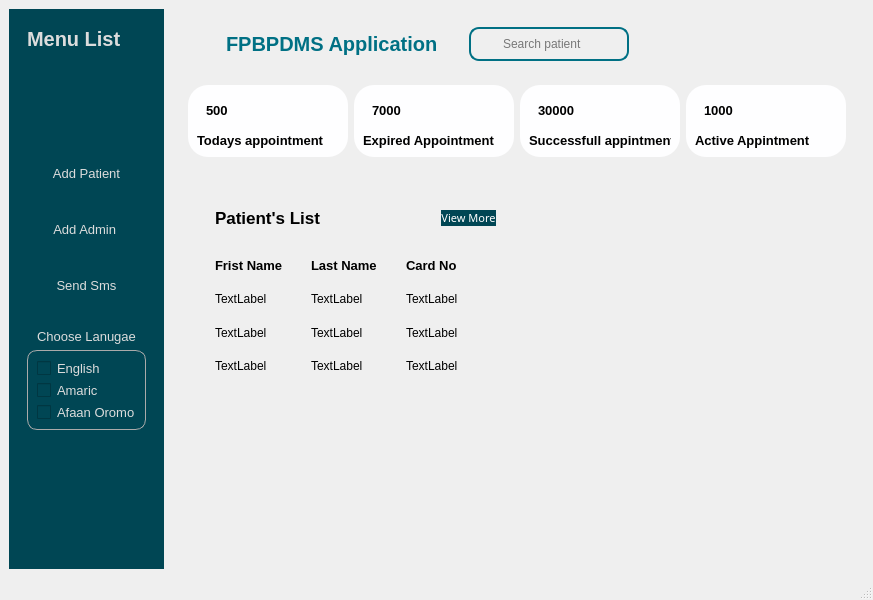
<?xml version="1.0" encoding="UTF-8"?>
<ui version="4.0">
 <class>MainWindow</class>
 <widget class="QMainWindow" name="MainWindow">
  <property name="geometry">
   <rect>
    <x>0</x>
    <y>0</y>
    <width>851</width>
    <height>600</height>
   </rect>
  </property>
  <property name="windowTitle">
   <string>MainWindow</string>
  </property>
  <widget class="QWidget" name="centralwidget">
   <property name="styleSheet">
    <string notr="true">*{
color:#000;
border:none;
}
#menubutton{
color:#007084;
}

#searchframe{
border-radius:10px;
border:2px solid #007084;
Layout-Alignment:top;

}
#header{
color: #007084;
}

#card1, #card2, #card3,#card4{
background-color:#fefeff;
border-radius:20px
}</string>
   </property>
   <layout class="QHBoxLayout" name="horizontalLayout">
    <item>
     <widget class="QWidget" name="leftmenu" native="true">
      <property name="styleSheet">
       <string notr="true">QWidget{
	background-color: rgb(0, 70, 84);
color: rgb(220, 220, 220);
}</string>
      </property>
      <layout class="QVBoxLayout" name="verticalLayout_7">
       <item alignment="Qt::AlignTop">
        <widget class="QFrame" name="frame_8">
         <property name="frameShape">
          <enum>QFrame::StyledPanel</enum>
         </property>
         <property name="frameShadow">
          <enum>QFrame::Raised</enum>
         </property>
         <layout class="QVBoxLayout" name="verticalLayout_11">
          <item>
           <widget class="QLabel" name="label_27">
            <property name="font">
             <font>
              <pointsize>15</pointsize>
              <weight>75</weight>
              <bold>true</bold>
             </font>
            </property>
            <property name="text">
             <string>Menu List</string>
            </property>
           </widget>
          </item>
         </layout>
        </widget>
       </item>
       <item>
        <widget class="QFrame" name="frame_9">
         <property name="minimumSize">
          <size>
           <width>0</width>
           <height>300</height>
          </size>
         </property>
         <property name="styleSheet">
          <string notr="true">frame_10{
border:2px solid #fff;}
</string>
         </property>
         <property name="frameShape">
          <enum>QFrame::StyledPanel</enum>
         </property>
         <property name="frameShadow">
          <enum>QFrame::Raised</enum>
         </property>
         <layout class="QVBoxLayout" name="verticalLayout_10">
          <item>
           <widget class="QPushButton" name="pushButton_2">
            <property name="minimumSize">
             <size>
              <width>0</width>
              <height>50</height>
             </size>
            </property>
            <property name="font">
             <font>
              <pointsize>10</pointsize>
              <weight>50</weight>
              <bold>false</bold>
             </font>
            </property>
            <property name="text">
             <string>Add Patient</string>
            </property>
            <property name="icon">
             <iconset resource="image/icons/icons.qrc">
              <normaloff>:/icons/user-plus.svg</normaloff>:/icons/user-plus.svg</iconset>
            </property>
            <property name="iconSize">
             <size>
              <width>20</width>
              <height>20</height>
             </size>
            </property>
           </widget>
          </item>
          <item>
           <widget class="QPushButton" name="pushButton_3">
            <property name="minimumSize">
             <size>
              <width>0</width>
              <height>50</height>
             </size>
            </property>
            <property name="font">
             <font>
              <pointsize>10</pointsize>
              <weight>50</weight>
              <bold>false</bold>
             </font>
            </property>
            <property name="text">
             <string>Add Admin </string>
            </property>
            <property name="icon">
             <iconset resource="image/icons/icons.qrc">
              <normaloff>:/icons/user-plus.svg</normaloff>:/icons/user-plus.svg</iconset>
            </property>
            <property name="iconSize">
             <size>
              <width>20</width>
              <height>20</height>
             </size>
            </property>
           </widget>
          </item>
          <item>
           <widget class="QPushButton" name="pushButton_4">
            <property name="minimumSize">
             <size>
              <width>0</width>
              <height>50</height>
             </size>
            </property>
            <property name="font">
             <font>
              <pointsize>10</pointsize>
              <weight>50</weight>
              <bold>false</bold>
             </font>
            </property>
            <property name="text">
             <string>Send Sms</string>
            </property>
            <property name="icon">
             <iconset resource="image/icons/icons.qrc">
              <normaloff>:/icons/message-circle.svg</normaloff>:/icons/message-circle.svg</iconset>
            </property>
            <property name="iconSize">
             <size>
              <width>24</width>
              <height>24</height>
             </size>
            </property>
           </widget>
          </item>
          <item alignment="Qt::AlignHCenter|Qt::AlignBottom">
           <widget class="QLabel" name="label_28">
            <property name="font">
             <font>
              <pointsize>10</pointsize>
             </font>
            </property>
            <property name="text">
             <string>Choose Lanugae</string>
            </property>
           </widget>
          </item>
          <item>
           <widget class="QFrame" name="languageframe">
            <property name="styleSheet">
             <string notr="true">QFrame{
border:1px solid #aaa;
border-radius:10px;
}</string>
            </property>
            <property name="frameShape">
             <enum>QFrame::StyledPanel</enum>
            </property>
            <property name="frameShadow">
             <enum>QFrame::Raised</enum>
            </property>
            <layout class="QVBoxLayout" name="verticalLayout_9">
             <item>
              <widget class="QCheckBox" name="englishch">
               <property name="font">
                <font>
                 <pointsize>10</pointsize>
                </font>
               </property>
               <property name="text">
                <string>English</string>
               </property>
              </widget>
             </item>
             <item>
              <widget class="QCheckBox" name="amaricch">
               <property name="font">
                <font>
                 <pointsize>10</pointsize>
                </font>
               </property>
               <property name="text">
                <string>Amaric</string>
               </property>
              </widget>
             </item>
             <item>
              <widget class="QCheckBox" name="afaanoromoch">
               <property name="font">
                <font>
                 <pointsize>10</pointsize>
                </font>
               </property>
               <property name="text">
                <string>Afaan Oromo</string>
               </property>
              </widget>
             </item>
            </layout>
           </widget>
          </item>
         </layout>
        </widget>
       </item>
       <item alignment="Qt::AlignTop">
        <widget class="QFrame" name="frame_7">
         <property name="sizePolicy">
          <sizepolicy hsizetype="Preferred" vsizetype="Expanding">
           <horstretch>0</horstretch>
           <verstretch>0</verstretch>
          </sizepolicy>
         </property>
         <property name="frameShape">
          <enum>QFrame::StyledPanel</enum>
         </property>
         <property name="frameShadow">
          <enum>QFrame::Raised</enum>
         </property>
         <layout class="QVBoxLayout" name="verticalLayout_8"/>
        </widget>
       </item>
      </layout>
     </widget>
    </item>
    <item>
     <widget class="QWidget" name="mainbody" native="true">
      <property name="sizePolicy">
       <sizepolicy hsizetype="Expanding" vsizetype="Preferred">
        <horstretch>0</horstretch>
        <verstretch>0</verstretch>
       </sizepolicy>
      </property>
      <layout class="QVBoxLayout" name="verticalLayout">
       <item alignment="Qt::AlignTop">
        <widget class="QWidget" name="headerframe" native="true">
         <layout class="QHBoxLayout" name="horizontalLayout_2">
          <property name="spacing">
           <number>0</number>
          </property>
          <property name="leftMargin">
           <number>0</number>
          </property>
          <property name="topMargin">
           <number>0</number>
          </property>
          <property name="rightMargin">
           <number>0</number>
          </property>
          <property name="bottomMargin">
           <number>0</number>
          </property>
          <item alignment="Qt::AlignLeft">
           <widget class="QWidget" name="widget" native="true">
            <layout class="QHBoxLayout" name="horizontalLayout_3">
             <item>
              <widget class="QPushButton" name="menubutton">
               <property name="text">
                <string/>
               </property>
               <property name="icon">
                <iconset resource="image/icons/icons.qrc">
                 <normaloff>:/icons/menu.svg</normaloff>:/icons/menu.svg</iconset>
               </property>
               <property name="iconSize">
                <size>
                 <width>24</width>
                 <height>24</height>
                </size>
               </property>
              </widget>
             </item>
             <item>
              <widget class="QLabel" name="header">
               <property name="font">
                <font>
                 <pointsize>15</pointsize>
                 <weight>75</weight>
                 <bold>true</bold>
                </font>
               </property>
               <property name="text">
                <string>FPBPDMS Application</string>
               </property>
              </widget>
             </item>
            </layout>
           </widget>
          </item>
          <item alignment="Qt::AlignHCenter|Qt::AlignTop">
           <widget class="QWidget" name="widget_2" native="true">
            <layout class="QHBoxLayout" name="horizontalLayout_4">
             <item>
              <widget class="QFrame" name="searchframe">
               <property name="minimumSize">
                <size>
                 <width>160</width>
                 <height>0</height>
                </size>
               </property>
               <property name="styleSheet">
                <string notr="true">QFrame{
layout-alignment:top;}</string>
               </property>
               <property name="frameShape">
                <enum>QFrame::StyledPanel</enum>
               </property>
               <property name="frameShadow">
                <enum>QFrame::Raised</enum>
               </property>
               <layout class="QHBoxLayout" name="horizontalLayout_5">
                <property name="spacing">
                 <number>0</number>
                </property>
                <property name="leftMargin">
                 <number>0</number>
                </property>
                <property name="topMargin">
                 <number>0</number>
                </property>
                <property name="rightMargin">
                 <number>0</number>
                </property>
                <property name="bottomMargin">
                 <number>0</number>
                </property>
                <item>
                 <widget class="QLabel" name="label_2">
                  <property name="minimumSize">
                   <size>
                    <width>30</width>
                    <height>30</height>
                   </size>
                  </property>
                  <property name="maximumSize">
                   <size>
                    <width>30</width>
                    <height>30</height>
                   </size>
                  </property>
                  <property name="text">
                   <string/>
                  </property>
                  <property name="pixmap">
                   <pixmap resource="image/icons/icons.qrc">:/icons/search.svg</pixmap>
                  </property>
                  <property name="scaledContents">
                   <bool>true</bool>
                  </property>
                 </widget>
                </item>
                <item>
                 <widget class="QLineEdit" name="lineEdit">
                  <property name="styleSheet">
                   <string notr="true">QLineEdit{
background:transparent;
}</string>
                  </property>
                  <property name="placeholderText">
                   <string>Search patient</string>
                  </property>
                 </widget>
                </item>
               </layout>
              </widget>
             </item>
            </layout>
           </widget>
          </item>
          <item alignment="Qt::AlignRight">
           <widget class="QWidget" name="widget_4" native="true">
            <layout class="QHBoxLayout" name="horizontalLayout_6">
             <property name="spacing">
              <number>0</number>
             </property>
             <property name="leftMargin">
              <number>0</number>
             </property>
             <property name="topMargin">
              <number>0</number>
             </property>
             <property name="rightMargin">
              <number>0</number>
             </property>
             <property name="bottomMargin">
              <number>0</number>
             </property>
             <item>
              <widget class="QPushButton" name="acountbtn">
               <property name="text">
                <string/>
               </property>
               <property name="icon">
                <iconset resource="image/icons/icons.qrc">
                 <normaloff>:/icons/user.svg</normaloff>:/icons/user.svg</iconset>
               </property>
               <property name="iconSize">
                <size>
                 <width>32</width>
                 <height>32</height>
                </size>
               </property>
              </widget>
             </item>
            </layout>
           </widget>
          </item>
         </layout>
        </widget>
       </item>
       <item>
        <widget class="QWidget" name="cardframe" native="true">
         <layout class="QHBoxLayout" name="horizontalLayout_7">
          <item>
           <widget class="QFrame" name="card1">
            <property name="minimumSize">
             <size>
              <width>160</width>
              <height>0</height>
             </size>
            </property>
            <property name="frameShape">
             <enum>QFrame::StyledPanel</enum>
            </property>
            <property name="frameShadow">
             <enum>QFrame::Raised</enum>
            </property>
            <layout class="QVBoxLayout" name="verticalLayout_2">
             <item alignment="Qt::AlignTop">
              <widget class="QFrame" name="frame">
               <property name="frameShape">
                <enum>QFrame::StyledPanel</enum>
               </property>
               <property name="frameShadow">
                <enum>QFrame::Raised</enum>
               </property>
               <layout class="QHBoxLayout" name="horizontalLayout_8">
                <item>
                 <widget class="QLabel" name="label">
                  <property name="font">
                   <font>
                    <pointsize>10</pointsize>
                    <weight>75</weight>
                    <bold>true</bold>
                   </font>
                  </property>
                  <property name="text">
                   <string>500</string>
                  </property>
                 </widget>
                </item>
                <item>
                 <widget class="QLabel" name="label_3">
                  <property name="maximumSize">
                   <size>
                    <width>40</width>
                    <height>40</height>
                   </size>
                  </property>
                  <property name="text">
                   <string/>
                  </property>
                  <property name="pixmap">
                   <pixmap resource="image/icons/icons.qrc">:/icons/users.svg</pixmap>
                  </property>
                  <property name="scaledContents">
                   <bool>true</bool>
                  </property>
                 </widget>
                </item>
               </layout>
              </widget>
             </item>
             <item alignment="Qt::AlignTop">
              <widget class="QLabel" name="label_4">
               <property name="font">
                <font>
                 <pointsize>10</pointsize>
                 <weight>75</weight>
                 <bold>true</bold>
                </font>
               </property>
               <property name="text">
                <string>Todays appointment</string>
               </property>
              </widget>
             </item>
            </layout>
           </widget>
          </item>
          <item>
           <widget class="QFrame" name="card2">
            <property name="minimumSize">
             <size>
              <width>160</width>
              <height>0</height>
             </size>
            </property>
            <property name="frameShape">
             <enum>QFrame::StyledPanel</enum>
            </property>
            <property name="frameShadow">
             <enum>QFrame::Raised</enum>
            </property>
            <layout class="QVBoxLayout" name="verticalLayout_3">
             <item alignment="Qt::AlignTop">
              <widget class="QFrame" name="frame_2">
               <property name="frameShape">
                <enum>QFrame::StyledPanel</enum>
               </property>
               <property name="frameShadow">
                <enum>QFrame::Raised</enum>
               </property>
               <layout class="QHBoxLayout" name="horizontalLayout_9">
                <item>
                 <widget class="QLabel" name="label_5">
                  <property name="font">
                   <font>
                    <pointsize>10</pointsize>
                    <weight>75</weight>
                    <bold>true</bold>
                   </font>
                  </property>
                  <property name="text">
                   <string>7000</string>
                  </property>
                 </widget>
                </item>
                <item>
                 <widget class="QLabel" name="label_6">
                  <property name="maximumSize">
                   <size>
                    <width>40</width>
                    <height>40</height>
                   </size>
                  </property>
                  <property name="text">
                   <string/>
                  </property>
                  <property name="pixmap">
                   <pixmap resource="image/icons/icons.qrc">:/icons/users.svg</pixmap>
                  </property>
                  <property name="scaledContents">
                   <bool>true</bool>
                  </property>
                 </widget>
                </item>
               </layout>
              </widget>
             </item>
             <item alignment="Qt::AlignTop">
              <widget class="QLabel" name="label_7">
               <property name="font">
                <font>
                 <pointsize>10</pointsize>
                 <weight>75</weight>
                 <bold>true</bold>
                </font>
               </property>
               <property name="text">
                <string>Expired Appointment</string>
               </property>
              </widget>
             </item>
            </layout>
           </widget>
          </item>
          <item>
           <widget class="QFrame" name="card4">
            <property name="minimumSize">
             <size>
              <width>160</width>
              <height>0</height>
             </size>
            </property>
            <property name="frameShape">
             <enum>QFrame::StyledPanel</enum>
            </property>
            <property name="frameShadow">
             <enum>QFrame::Raised</enum>
            </property>
            <layout class="QVBoxLayout" name="verticalLayout_5">
             <item alignment="Qt::AlignTop">
              <widget class="QFrame" name="frame_4">
               <property name="frameShape">
                <enum>QFrame::StyledPanel</enum>
               </property>
               <property name="frameShadow">
                <enum>QFrame::Raised</enum>
               </property>
               <layout class="QHBoxLayout" name="horizontalLayout_11">
                <item>
                 <widget class="QLabel" name="label_11">
                  <property name="font">
                   <font>
                    <pointsize>10</pointsize>
                    <weight>75</weight>
                    <bold>true</bold>
                   </font>
                  </property>
                  <property name="text">
                   <string>30000</string>
                  </property>
                 </widget>
                </item>
                <item>
                 <widget class="QLabel" name="label_12">
                  <property name="maximumSize">
                   <size>
                    <width>40</width>
                    <height>40</height>
                   </size>
                  </property>
                  <property name="text">
                   <string/>
                  </property>
                  <property name="pixmap">
                   <pixmap resource="image/icons/icons.qrc">:/icons/users.svg</pixmap>
                  </property>
                  <property name="scaledContents">
                   <bool>true</bool>
                  </property>
                 </widget>
                </item>
               </layout>
              </widget>
             </item>
             <item alignment="Qt::AlignTop">
              <widget class="QLabel" name="label_13">
               <property name="font">
                <font>
                 <pointsize>10</pointsize>
                 <weight>75</weight>
                 <bold>true</bold>
                </font>
               </property>
               <property name="text">
                <string>Successfull appintment</string>
               </property>
              </widget>
             </item>
            </layout>
           </widget>
          </item>
          <item>
           <widget class="QFrame" name="card3">
            <property name="minimumSize">
             <size>
              <width>160</width>
              <height>0</height>
             </size>
            </property>
            <property name="frameShape">
             <enum>QFrame::StyledPanel</enum>
            </property>
            <property name="frameShadow">
             <enum>QFrame::Raised</enum>
            </property>
            <layout class="QVBoxLayout" name="verticalLayout_4">
             <item alignment="Qt::AlignTop">
              <widget class="QFrame" name="frame_3">
               <property name="frameShape">
                <enum>QFrame::StyledPanel</enum>
               </property>
               <property name="frameShadow">
                <enum>QFrame::Raised</enum>
               </property>
               <layout class="QHBoxLayout" name="horizontalLayout_10">
                <item>
                 <widget class="QLabel" name="label_8">
                  <property name="font">
                   <font>
                    <pointsize>10</pointsize>
                    <weight>75</weight>
                    <bold>true</bold>
                   </font>
                  </property>
                  <property name="text">
                   <string>1000</string>
                  </property>
                 </widget>
                </item>
                <item>
                 <widget class="QLabel" name="label_9">
                  <property name="maximumSize">
                   <size>
                    <width>40</width>
                    <height>40</height>
                   </size>
                  </property>
                  <property name="text">
                   <string/>
                  </property>
                  <property name="pixmap">
                   <pixmap resource="image/icons/icons.qrc">:/icons/users.svg</pixmap>
                  </property>
                  <property name="scaledContents">
                   <bool>true</bool>
                  </property>
                 </widget>
                </item>
               </layout>
              </widget>
             </item>
             <item alignment="Qt::AlignTop">
              <widget class="QLabel" name="label_10">
               <property name="font">
                <font>
                 <pointsize>10</pointsize>
                 <weight>75</weight>
                 <bold>true</bold>
                </font>
               </property>
               <property name="text">
                <string>Active Appintment</string>
               </property>
              </widget>
             </item>
            </layout>
           </widget>
          </item>
         </layout>
        </widget>
       </item>
       <item>
        <widget class="QWidget" name="widget_3" native="true">
         <layout class="QHBoxLayout" name="horizontalLayout_12">
          <item>
           <widget class="QWidget" name="widget_6" native="true">
            <layout class="QHBoxLayout" name="horizontalLayout_13">
             <item>
              <widget class="QWidget" name="widget_5" native="true">
               <property name="sizePolicy">
                <sizepolicy hsizetype="Preferred" vsizetype="Expanding">
                 <horstretch>0</horstretch>
                 <verstretch>0</verstretch>
                </sizepolicy>
               </property>
               <layout class="QVBoxLayout" name="verticalLayout_6">
                <item alignment="Qt::AlignTop">
                 <widget class="QFrame" name="frame_5">
                  <property name="frameShape">
                   <enum>QFrame::StyledPanel</enum>
                  </property>
                  <property name="frameShadow">
                   <enum>QFrame::Raised</enum>
                  </property>
                  <layout class="QHBoxLayout" name="horizontalLayout_14">
                   <item alignment="Qt::AlignLeft">
                    <widget class="QLabel" name="label_14">
                     <property name="font">
                      <font>
                       <pointsize>13</pointsize>
                       <weight>75</weight>
                       <bold>true</bold>
                      </font>
                     </property>
                     <property name="text">
                      <string>Patient's List</string>
                     </property>
                    </widget>
                   </item>
                   <item alignment="Qt::AlignRight">
                    <widget class="QPushButton" name="pushButton">
                     <property name="sizeIncrement">
                      <size>
                       <width>0</width>
                       <height>0</height>
                      </size>
                     </property>
                     <property name="font">
                      <font>
                       <family>Segoe UI Light</family>
                       <pointsize>8</pointsize>
                       <weight>3</weight>
                       <italic>false</italic>
                       <bold>false</bold>
                      </font>
                     </property>
                     <property name="styleSheet">
                      <string notr="true">QPushButton{
background-color: rgb(00, 70, 84);
	color: rgb(255, 255, 255);
	font: 25 8pt &quot;Segoe UI Light&quot;;
 border-radius:10px;
}
</string>
                     </property>
                     <property name="text">
                      <string>View More</string>
                     </property>
                     <property name="icon">
                      <iconset resource="image/icons/icons.qrc">
                       <normaloff>:/icons/arrow-right.svg</normaloff>:/icons/arrow-right.svg</iconset>
                     </property>
                     <property name="iconSize">
                      <size>
                       <width>24</width>
                       <height>24</height>
                      </size>
                     </property>
                    </widget>
                   </item>
                  </layout>
                 </widget>
                </item>
                <item>
                 <widget class="QFrame" name="frame_6">
                  <property name="sizePolicy">
                   <sizepolicy hsizetype="Preferred" vsizetype="Expanding">
                    <horstretch>0</horstretch>
                    <verstretch>0</verstretch>
                   </sizepolicy>
                  </property>
                  <property name="frameShape">
                   <enum>QFrame::StyledPanel</enum>
                  </property>
                  <property name="frameShadow">
                   <enum>QFrame::Raised</enum>
                  </property>
                  <layout class="QGridLayout" name="gridLayout">
                   <item row="1" column="1">
                    <widget class="QLabel" name="label_17">
                     <property name="text">
                      <string>TextLabel</string>
                     </property>
                    </widget>
                   </item>
                   <item row="2" column="0">
                    <widget class="QLabel" name="label_23">
                     <property name="text">
                      <string>TextLabel</string>
                     </property>
                    </widget>
                   </item>
                   <item row="3" column="1">
                    <widget class="QLabel" name="label_25">
                     <property name="text">
                      <string>TextLabel</string>
                     </property>
                    </widget>
                   </item>
                   <item row="0" column="0">
                    <widget class="QLabel" name="label_19">
                     <property name="font">
                      <font>
                       <pointsize>10</pointsize>
                       <weight>75</weight>
                       <bold>true</bold>
                      </font>
                     </property>
                     <property name="text">
                      <string>Frist Name</string>
                     </property>
                    </widget>
                   </item>
                   <item row="2" column="2">
                    <widget class="QLabel" name="label_21">
                     <property name="text">
                      <string>TextLabel</string>
                     </property>
                    </widget>
                   </item>
                   <item row="3" column="2">
                    <widget class="QLabel" name="label_26">
                     <property name="text">
                      <string>TextLabel</string>
                     </property>
                    </widget>
                   </item>
                   <item row="2" column="1">
                    <widget class="QLabel" name="label_22">
                     <property name="text">
                      <string>TextLabel</string>
                     </property>
                    </widget>
                   </item>
                   <item row="0" column="1">
                    <widget class="QLabel" name="label_18">
                     <property name="font">
                      <font>
                       <pointsize>10</pointsize>
                       <weight>75</weight>
                       <bold>true</bold>
                      </font>
                     </property>
                     <property name="text">
                      <string>Last Name</string>
                     </property>
                    </widget>
                   </item>
                   <item row="0" column="2">
                    <widget class="QLabel" name="label_15">
                     <property name="font">
                      <font>
                       <pointsize>10</pointsize>
                       <weight>75</weight>
                       <bold>true</bold>
                      </font>
                     </property>
                     <property name="text">
                      <string>Card No</string>
                     </property>
                    </widget>
                   </item>
                   <item row="1" column="0">
                    <widget class="QLabel" name="label_20">
                     <property name="text">
                      <string>TextLabel</string>
                     </property>
                    </widget>
                   </item>
                   <item row="1" column="2">
                    <widget class="QLabel" name="label_16">
                     <property name="text">
                      <string>TextLabel</string>
                     </property>
                    </widget>
                   </item>
                   <item row="3" column="0">
                    <widget class="QLabel" name="label_24">
                     <property name="text">
                      <string>TextLabel</string>
                     </property>
                    </widget>
                   </item>
                  </layout>
                 </widget>
                </item>
                <item>
                 <spacer name="verticalSpacer">
                  <property name="orientation">
                   <enum>Qt::Vertical</enum>
                  </property>
                  <property name="sizeType">
                   <enum>QSizePolicy::Expanding</enum>
                  </property>
                  <property name="sizeHint" stdset="0">
                   <size>
                    <width>20</width>
                    <height>40</height>
                   </size>
                  </property>
                 </spacer>
                </item>
               </layout>
              </widget>
             </item>
             <item>
              <widget class="QWidget" name="widget_7" native="true">
               <property name="font">
                <font>
                 <weight>50</weight>
                 <bold>false</bold>
                </font>
               </property>
               <property name="styleSheet">
                <string notr="true">border-image: url(:/icons/image4.webp);</string>
               </property>
              </widget>
             </item>
            </layout>
           </widget>
          </item>
         </layout>
        </widget>
       </item>
      </layout>
     </widget>
    </item>
   </layout>
  </widget>
  <widget class="QStatusBar" name="statusbar"/>
 </widget>
 <resources>
  <include location="image/icons/icons.qrc"/>
 </resources>
 <connections/>
</ui>
